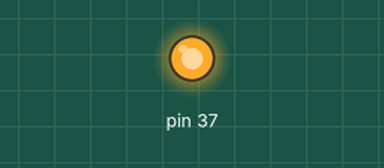
This program was run on a simulated Raspberry Pi (header pin numbers). Parts: output pins drawn as LEDs (lit = HIGH). Sound played through the audio output is not drawn and takes no time; speech is not drawn; the words are listed on the console. At 0.0 s the program stops and its outputs stay as they are.

Above: at 0.1 s.
Timing chart, 0 to 1.5 s (numbered marks = the images above):
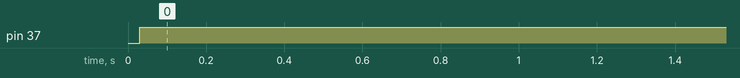

Measured:
- by itself, pin 37: LOW → HIGH at 0.03 s

The program:

salaon.py
```python
import RPi.GPIO as gpio
import os

gpio.setmode(gpio.BOARD)
gpio.setwarnings(False)

mytext='encendiendo sala'
os.system("pico2wave -l es-ES -w L.wav \""+mytext+"\"")
os.system("aplay L.wav")

gpio.setup(37,gpio.OUT)
gpio.output(37,True)
```
